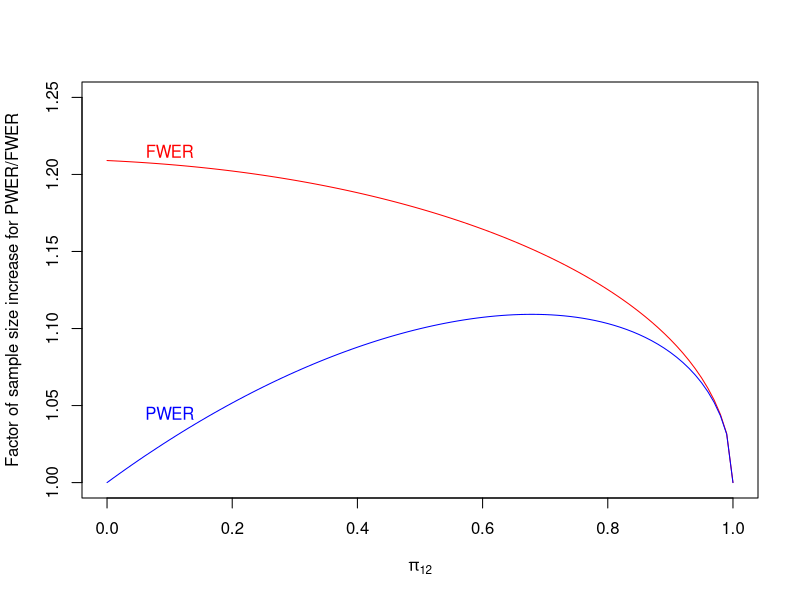

Source code (R):
###################################################
#Single stage designs PWER-control (Section 4.2)
###################################################
library(multcomp)

##Correlation of the test statistics:
#one treatment:
corpi12_1 <- function(pi12){2*pi12/(1+pi12)}
#multiple treatments:
corpi12_2 <- function(pi12){
  3*pi12/(2+pi12)  
}

#critical values for PWER- and FWER-control
mtcritpwer <- function(alpha, pi12, corr){
  Sigma <- matrix(c(1, corr, corr, 1), nr = 2, byrow = T)
  res <- function(crit){(1-pi12)*(1-pnorm(crit)) + pi12*(1-pmvnorm(upper=rep(crit,2), corr = Sigma)[1])-alpha}
  return(uniroot(res, interval = c(1,10))$root)
}
mtcritfwer <- function(alpha, pi12, corr){
  Sigma <- matrix(c(1, corr, corr, 1), nr = 2, byrow = T)
  res <- qmvnorm(1-alpha, tail = "lower.tail", sigma = Sigma)$quantile
  return(res)
}

#plot sample size increase for PWER/FWER vs. unadjusted case:
beta <- 0.2; alpha = 0.025
#grid for pi12:
pi12 <- seq(0, 1, 0.01)
factor_fwer <- factor_pwer <- numeric(length(pi12))
for(i in 1:length(pi12)){
  factor_fwer[i] <- (qnorm(1-beta) + mtcritfwer(alpha=alpha, pi12=pi12[i], corr = corpi12_2(pi12[i])))^2/(qnorm(1-beta)+qnorm(1-alpha))^2
  factor_pwer[i] <- (qnorm(1-beta) + mtcritpwer(alpha=alpha, pi12=pi12[i], corr = corpi12_2(pi12[i])))^2/(qnorm(1-beta)+qnorm(1-alpha))^2
}

plot(pi12, factor_fwer, xlab = expression(pi[12]), ylim = c(1, 1.25), type = "l",
	ylab = "Factor of sample size increase for PWER/FWER", col = "red")
lines(pi12, factor_pwer, col = "blue")
text(x=0.1, y=1.215, labels = "FWER", col = "red")
text(x=0.1, y=1.045, labels = "PWER", col = "blue")
